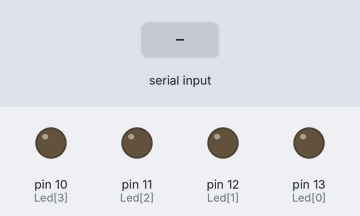
Recording of a sketch running on a simulated Arduino Uno, built with avr-gcc and run on an emulated ATmega328P. On the bench: output pins drawn as LEDs (lit = HIGH). The inputs (shaded band) are chosen by the test bench.

Above: at 1.2 s.
1.3 s: "a" received over Serial
At 1.8 s:
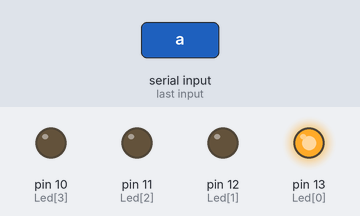
2.8 s: "b" received over Serial
At 4.0 s:
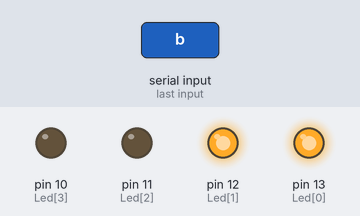
4.3 s: "c" received over Serial
At 5.2 s:
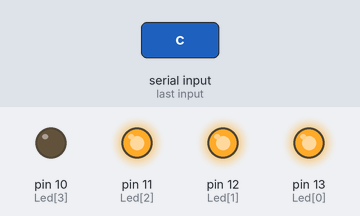
5.8 s: "d" received over Serial
At 6.4 s:
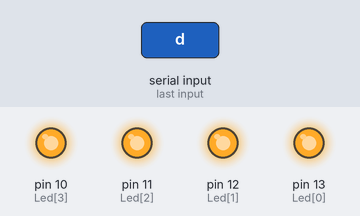
7.3 s: "a" received over Serial
At 8.5 s:
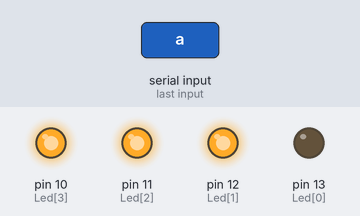
8.8 s: "b" received over Serial
At 9.9 s:
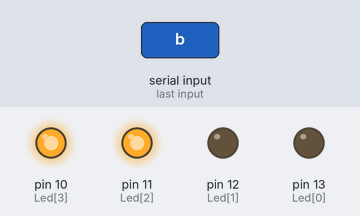
Timing chart, 0 to 11.3 s (numbered marks = the images above; inputs shaded):
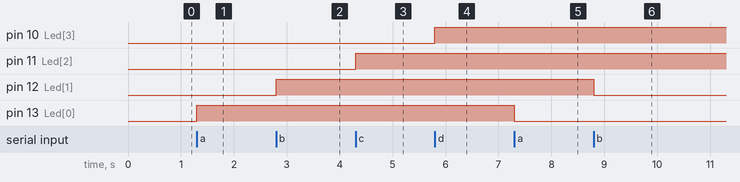

The sketch:

Arduino.ino
```cpp
// Creado ChepeCarlos de ALSW
// Tutorial Completo en https://nocheprogramacion.com
// Canal Youtube https://youtube.com/alswnet?sub_confirmation=1

//encerder 4 Leds

int Led[4] = {13, 12, 11, 10};
boolean EstadoLed[4] = {false, false, false, false};

void setup() {
  Serial.begin(9600);

  for (int i = 0; i < 4; i++) {
    pinMode(Led[i], OUTPUT);
    digitalWrite(Led[i], EstadoLed[i]);
  }
}

void loop() {

  if (Serial.available()) {
    char Letra = Serial.read();
    int Indice = -1;
    // Indice = Letra - 'a';
    if (Letra == 'a') {
      Indice = 0;
    }
    else if (Letra == 'b') {
      Indice = 1;
    }
    else  if (Letra == 'c') {
      Indice = 2;
    }
    else if (Letra == 'd') {
      Indice = 3;
    }
    if (Indice > -1) {
      EstadoLed[Indice] = !EstadoLed[Indice];
      digitalWrite(Led[Indice], EstadoLed[Indice]);
    }
  }
}
```

Measured:
- after the input at 1.3 s, pin 13 (Led[0]): LOW → HIGH at once
- after the input at 2.8 s, pin 12 (Led[1]): LOW → HIGH at once
- after the input at 4.3 s, pin 11 (Led[2]): LOW → HIGH at once
- after the input at 5.8 s, pin 10 (Led[3]): LOW → HIGH at once
- after the input at 7.3 s, pin 13 (Led[0]): HIGH → LOW at once
- after the input at 8.8 s, pin 12 (Led[1]): HIGH → LOW at once
